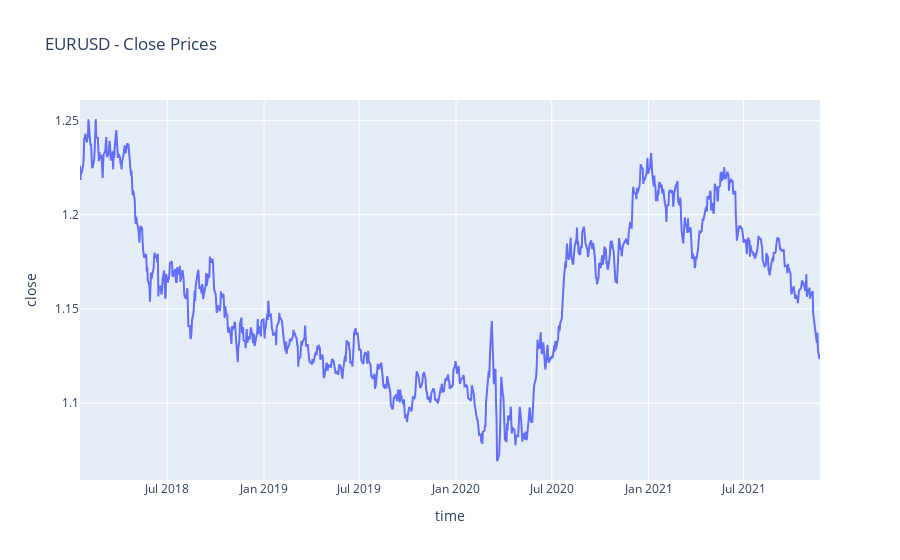

Write notebook code for a chart like this one.
### Markdown cell above
## Plotting EURUSD Close Prices

### Code cell
fig = px.line(df, x='time', y='close', title='EURUSD - Close Prices')  # creating a figure using px.line
display(fig)  # showing figure in output

### Figure 1 — Plotly figure (JSON) as saved in the notebook; plotly's stock layout.template omitted (floating-point values rounded to 4 significant figures; data arrays with more than 128 entries replaced by an {"elided": "..."} marker saying what was removed)
{"data": [{"hovertemplate": "time=%{x}<br>close=%{y}<extra></extra>", "legendgroup": "", "line": {"color": "#636efa", "dash": "solid"}, "mode": "lines", "name": "", "orientation": "v", "showlegend": false, "type": "scatter", "x": {"elided": "1000 str values"}, "xaxis": "x", "y": {"elided": "1000 float values"}, "yaxis": "y"}], "layout": {"legend": {"tracegroupgap": 0}, "title": {"text": "EURUSD - Close Prices"}, "xaxis": {"anchor": "y", "domain": [0, 1], "title": {"text": "time"}}, "yaxis": {"anchor": "x", "domain": [0, 1], "title": {"text": "close"}}}}
